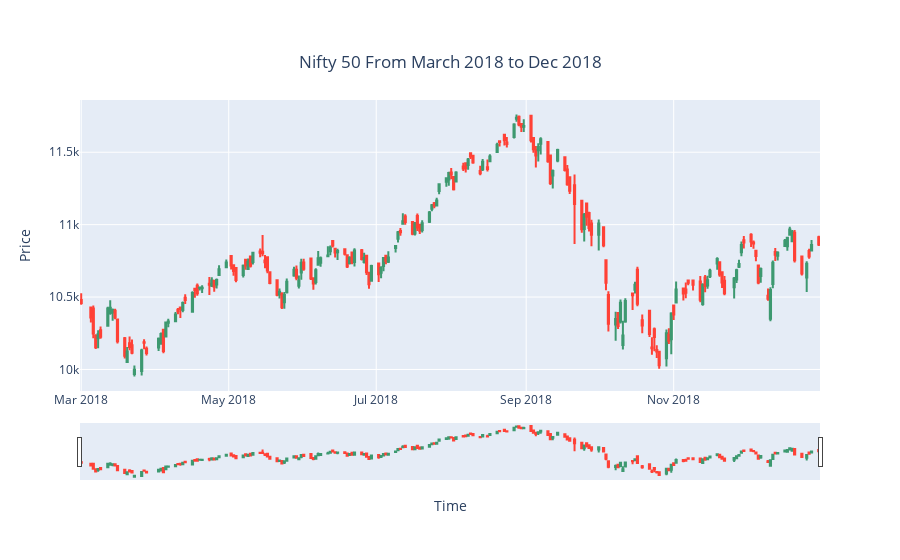

The code cell stored with this chart in its notebook:
### Code cell
fig.update_layout(title_text='Nifty 50 From March 2018 to Dec 2018',
                  title={
                    'y':0.9,
                    'x':0.5,
                    'xanchor': 'center',
                    'yanchor': 'top'},
                  xaxis_rangeslider_visible=True, 
                  xaxis_title="Time", 
                  yaxis_title="Price")

fig.show()

### Figure 1 — Plotly figure (JSON) as saved in the notebook; plotly's stock layout.template omitted (floating-point values rounded to 4 significant figures; data arrays with more than 128 entries replaced by an {"elided": "..."} marker saying what was removed)
{"data": [{"close": {"elided": "205 float values"}, "high": {"elided": "205 float values"}, "low": {"elided": "205 float values"}, "open": {"elided": "205 float values"}, "type": "candlestick", "x": {"elided": "205 str values"}}], "layout": {"title": {"text": "Nifty 50 From March 2018 to Dec 2018", "x": 0.5, "xanchor": "center", "y": 0.9, "yanchor": "top"}, "xaxis": {"rangeslider": {"visible": true}, "title": {"text": "Time"}}, "yaxis": {"title": {"text": "Price"}}}}
